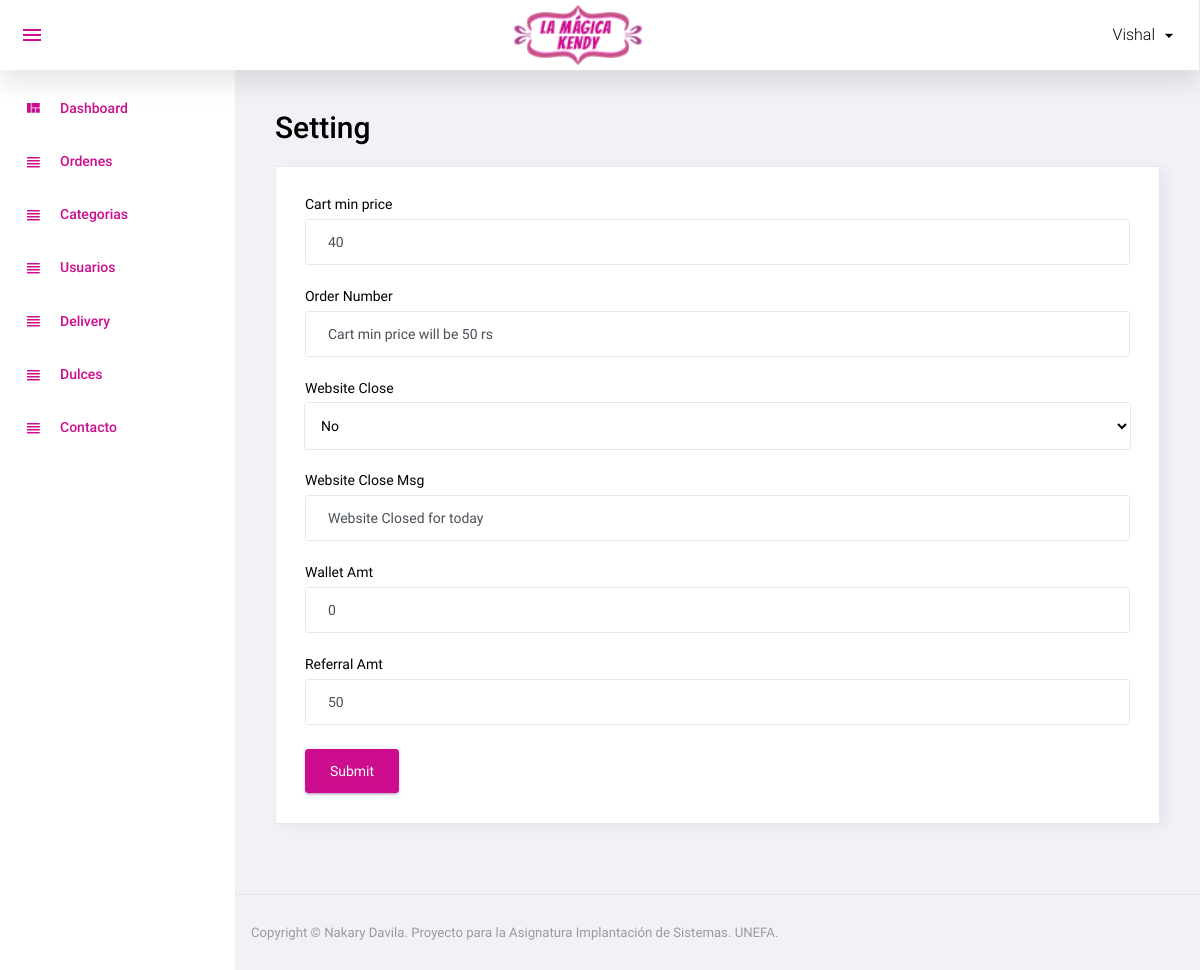
/admin/setting.php (signed in), run on the app's committed database.
### tables this page shows
CREATE TABLE `setting` (
  `id` int(11) NOT NULL,
  `cart_min_price` int(11) NOT NULL,
  `cart_min_price_msg` varchar(250) NOT NULL,
  `website_close` int(11) NOT NULL,
  `wallet_amt` int(11) NOT NULL,
  `website_close_msg` varchar(250) NOT NULL,
  `referral_amt` int(11) NOT NULL
);

### admin/setting.php (the view, shortened to what this page needs)
<?php
include('top.php');
$row=mysqli_fetch_assoc(mysqli_query($con,"select * from setting where id='1'"));
$cart_min_price=$row['cart_min_price'];
$cart_min_price_msg=$row['cart_min_price_msg'];
$website_close=$row['website_close'];
$website_close_msg=$row['website_close_msg'];
$wallet_amt=$row['wallet_amt'];
$referral_amt=$row['referral_amt'];
$websiteCloseArr=array('No','Yes');
?>
<div class="row">
			<h1 class="grid_title ml10 ml15">Setting</h1>
            <div class="col-12 grid-margin stretch-card">
              <div class="card">
                <div class="card-body">
                  <form class="forms-sample" method="post">
                    <div class="form-group">
                      <label for="exampleInputName1">Cart min price</label>
                      <input type="text" class="form-control" placeholder="Cart min price" name="cart_min_price" required value="<?php echo $cart_min_price?>">
                    </div>
                    <div class="form-group">
                      <label for="exampleInputEmail3" required>Order Number</label>
                      <input type="textbox" class="form-control" placeholder="Cart min price msg" name="cart_min_price_msg"  value="<?php echo $cart_min_price_msg?>">
                    </div>
					<div class="form-group">
                      <label for="exampleInputEmail3" required>Website Close</label>
                      <select name="website_close" class="form-control">
						<?php foreach($websiteCloseArr as $key=>$val){
							if($website_close==$key){
								echo "<option value='$key' selected='selected'>$val</option>";
							}else{
								echo "<option value='$key'>$val</option>";
							}
						} ?>
                    </div>
					<div class="form-group">
                      <label for="exampleInputEmail3" required>Website Close Msg</label>
                      <input type="textbox" class="form-control" placeholder="Website close msg" name="website_close_msg"  value="<?php echo $website_close_msg?>">
                    </div>
					<div class="form-group">
                      <label for="exampleInputEmail3" required>Wallet Amt</label>
                      <input type="textbox" class="form-control" placeholder="Website close msg" name="wallet_amt"  value="<?php echo $wallet_amt?>">
                    </div>
					<div class="form-group">
                      <label for="exampleInputEmail3" required>Referral Amt</label>
                      <input type="textbox" class="form-control" placeholder="Website close msg" name="referral_amt"  value="<?php echo $referral_amt?>">
                    </div>
                    <button type="submit" class="btn btn-primary mr-2" name="submit">Submit</button>
                  </form>
                </div>
              </div>
            </div>
		 </div>
<?php include('footer.php');?>

### data on the page
setting: cart_min_price "40", cart_min_price_msg "Cart min price will be 50 rs", website_close "No", website_close_msg "Website Closed for today", wallet_amt "0", referral_amt "50"

### other printed values
$_SESSION['ADMIN_USER'] "Vishal"
